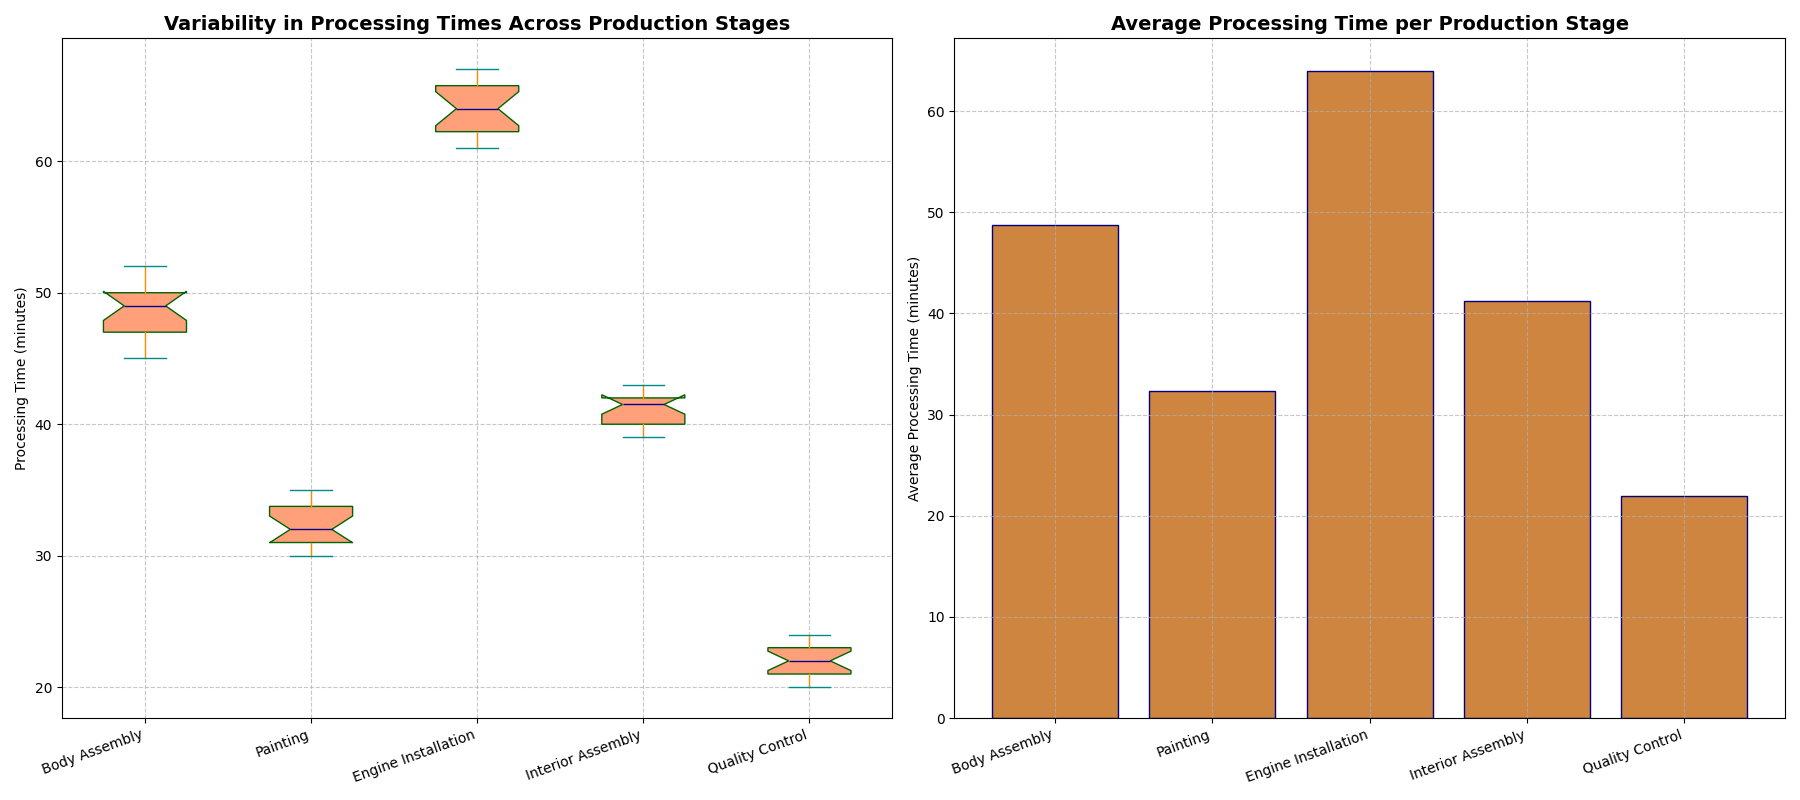

Reproduce this figure in Python.
import matplotlib.pyplot as plt
import numpy as np

# Data for processing times (in minutes) by stage
body_assembly = [46, 49, 47, 51, 50, 48, 45, 52, 48, 46, 47, 50, 51, 50, 49, 46, 50, 52]
painting = [31, 35, 32, 34, 33, 31, 34, 30, 32, 33, 32, 34, 30, 32, 31, 30, 33, 35]
engine_installation = [61, 67, 62, 65, 63, 64, 66, 67, 65, 61, 62, 66, 64, 63, 65, 66, 62, 63]
interior_assembly = [41, 43, 40, 42, 39, 42, 41, 39, 43, 40, 42, 41, 40, 42, 43, 39, 43, 42]
quality_control = [21, 24, 22, 23, 21, 24, 20, 22, 23, 20, 22, 21, 24, 23, 20, 22, 23, 21]

data = [body_assembly, painting, engine_installation, interior_assembly, quality_control]
stages = ['Body Assembly', 'Painting', 'Engine Installation', 'Interior Assembly', 'Quality Control']

# Create a figure with 1x2 subplots
fig, axs = plt.subplots(1, 2, figsize=(18, 8))

# Box plot of processing times for each stage with shuffled colors
axs[0].boxplot(data, vert=True, patch_artist=True, notch=True,
               boxprops=dict(facecolor="lightsalmon", color="darkgreen"),
               whiskerprops=dict(color="darkorange"),
               capprops=dict(color="darkcyan"),
               medianprops=dict(color="darkblue"),
               flierprops=dict(markerfacecolor='gold', marker='o', alpha=0.5))

axs[0].set_title('Variability in Processing Times Across Production Stages', fontsize=14, fontweight='bold')
axs[0].set_ylabel('Processing Time (minutes)')
axs[0].set_xticklabels(stages, rotation=20, ha='right')
axs[0].grid(linestyle='--', alpha=0.7)

# Bar chart of average processing times with shuffled color
average_processing_time = [np.mean(stage) for stage in data]
stage_indices = np.arange(len(stages))

axs[1].bar(stage_indices, average_processing_time, color='peru', edgecolor='navy')
axs[1].set_xticks(stage_indices)
axs[1].set_xticklabels(stages, rotation=20, ha='right')
axs[1].set_title('Average Processing Time per Production Stage', fontsize=14, fontweight='bold')
axs[1].set_ylabel('Average Processing Time (minutes)')
axs[1].grid(linestyle='--', alpha=0.7)

# Adjust layout
plt.tight_layout()
plt.show()
